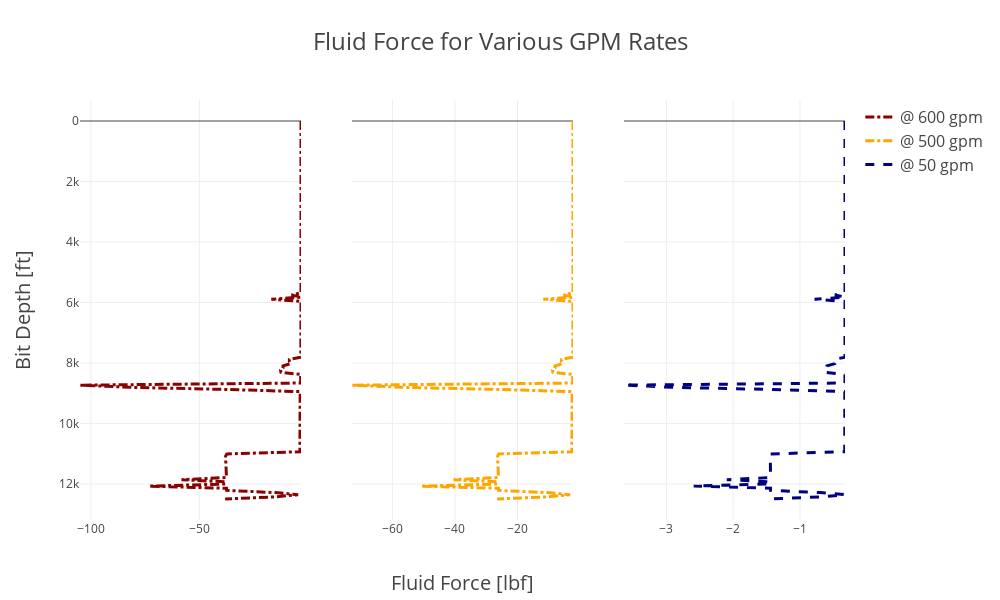

Notebook code for this chart:
### Code cell
import plotly.graph_objects as go
from plotly.subplots import make_subplots

fig1 = make_subplots(rows=1, cols=3, shared_yaxes=True, shared_xaxes=True)

fig1.add_trace(go.Scatter(x=flu_600, y=np.linspace(0, 12500, len(flu_600)), name='@ 600 gpm', line=dict(color='darkred', width=3, dash='dashdot')), row=1, col=1)
fig1.add_trace(go.Scatter(x=flu_500, y=np.linspace(0, 12500, len(flu_500)), name='@ 500 gpm', line=dict(color='orange', width=3, dash='dashdot')), row=1, col=2)
fig1.add_trace(go.Scatter(x=flu_100, y=np.linspace(0, 12500, len(flu_100)), name='@ 50 gpm', line=dict(color='navy', width=3, dash='dash')), row=1, col=3)
# fig1.add_trace(go.Scatter(x=flu_250_17k, y=np.linspace(17000,0,len(flu_250_17k)), name='17k @ 250 gpm', line=dict(color='teal', width=3, dash='dash')), row=1, col=2)

# Update the layout

fig1.update_layout(
    
    template= "none",
    title='Fluid Force for Various GPM Rates',
    title_font_size=24,
    xaxis2=dict(
        title='Fluid Force [lbf]',
        titlefont_size=20
    ),
    yaxis=dict(
        title='Bit Depth [ft]',
        titlefont_size=20,
        autorange="reversed"
    ),
    # xaxis2=dict(
    #     title='Fluid Force [lbf]',
    #     titlefont_size=20
    # ),
    # yaxis2=dict(
    #     title='Bit Depth [ft]',
    #     titlefont_size=20,
    #     autorange="reversed"
    # ),
    legend=dict(
        traceorder='normal',
        font=dict(
            size=16,
        )
    ),
    height = 600,
    width = 1000
)

fig1.show()
# fig.write_html("Plot.html")

### Figure 1 — Plotly figure (JSON) as saved in the notebook; plotly's stock layout.template omitted (floating-point values rounded to 4 significant figures; data arrays with more than 128 entries replaced by an {"elided": "..."} marker saying what was removed)
{"data": [{"line": {"color": "darkred", "dash": "dashdot", "width": 3}, "name": "@ 600 gpm", "type": "scatter", "x": {"elided": "177 float values"}, "xaxis": "x", "y": {"elided": "177 float values"}, "yaxis": "y"}, {"line": {"color": "orange", "dash": "dashdot", "width": 3}, "name": "@ 500 gpm", "type": "scatter", "x": {"elided": "177 float values"}, "xaxis": "x2", "y": {"elided": "177 float values"}, "yaxis": "y2"}, {"line": {"color": "navy", "dash": "dash", "width": 3}, "name": "@ 50 gpm", "type": "scatter", "x": {"elided": "177 float values"}, "xaxis": "x3", "y": {"elided": "177 float values"}, "yaxis": "y3"}], "layout": {"height": 600, "legend": {"font": {"size": 16}, "traceorder": "normal"}, "title": {"font": {"size": 24}, "text": "Fluid Force for Various GPM Rates"}, "width": 1000, "xaxis": {"anchor": "y", "domain": [0, 0.2889]}, "xaxis2": {"anchor": "y2", "domain": [0.3556, 0.6444], "title": {"font": {"size": 20}, "text": "Fluid Force [lbf]"}}, "xaxis3": {"anchor": "y3", "domain": [0.7111, 1]}, "yaxis": {"anchor": "x", "autorange": "reversed", "domain": [0, 1], "title": {"font": {"size": 20}, "text": "Bit Depth [ft]"}}, "yaxis2": {"anchor": "x2", "domain": [0, 1], "matches": "y", "showticklabels": false}, "yaxis3": {"anchor": "x3", "domain": [0, 1], "matches": "y", "showticklabels": false}}}
